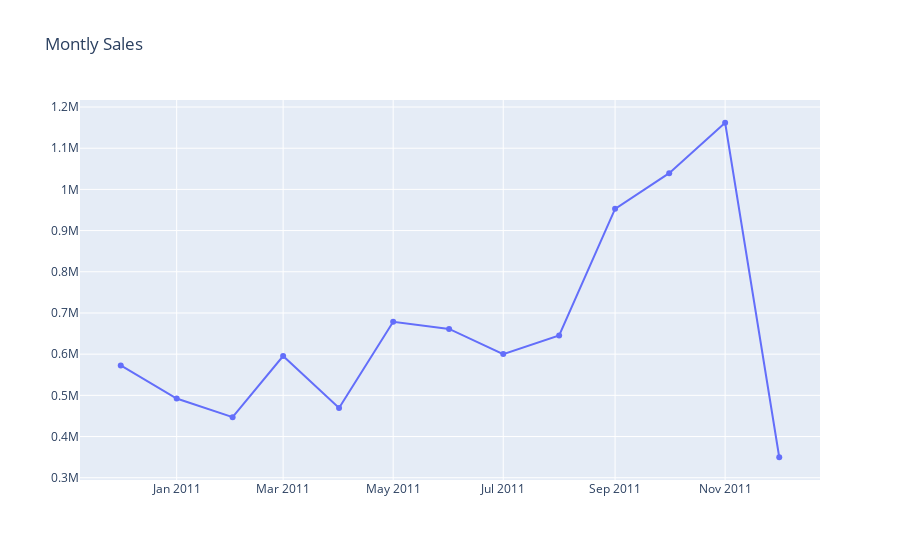

The cell this chart's notebook holds for it:
### Code cell
#plot monthly sales
plot_data = [
    go.Scatter(
        x=df_sales['InvoiceDate'],
        y=df_sales['total_revenue'],
    )
]
plot_layout = go.Layout(
    title='Montly Sales'
)
fig = go.Figure(data=plot_data, layout=plot_layout)
pyoff.iplot(fig)

### Figure 1 — Plotly figure (JSON) as saved in the notebook; plotly's stock layout.template omitted (floating-point values rounded to 4 significant figures)
{"data": [{"type": "scatter", "x": ["2010-12-01T00:00:00", "2011-01-01T00:00:00", "2011-02-01T00:00:00", "2011-03-01T00:00:00", "2011-04-01T00:00:00", "2011-05-01T00:00:00", "2011-06-01T00:00:00", "2011-07-01T00:00:00", "2011-08-01T00:00:00", "2011-09-01T00:00:00", "2011-10-01T00:00:00", "2011-11-01T00:00:00", "2011-12-01T00:00:00"], "y": [572700.0, 492300.0, 447100.0, 595500.0, 469200.0, 678600.0, 661200.0, 600100.0, 645300.0, 952800.0, 1039000.0, 1162000.0, 349700.0]}], "layout": {"title": {"text": "Montly Sales"}}}
